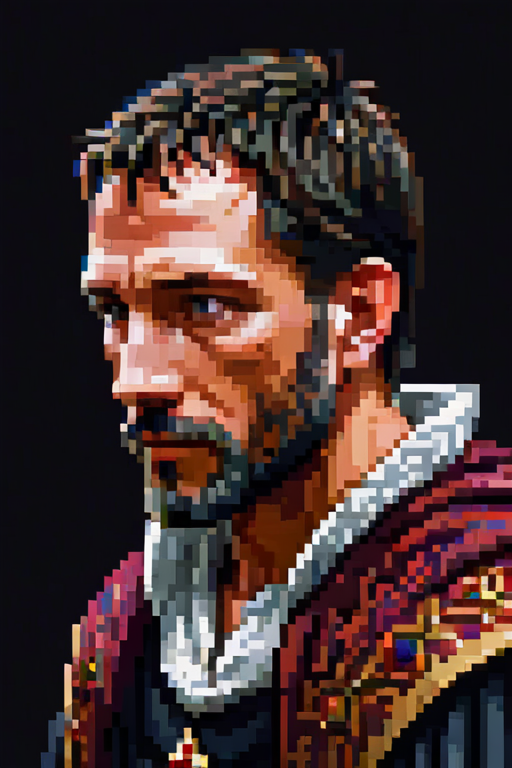
#> input picture Assets/Portraits/Macbeth00014-3436280341.png, 512 x 768 px
$ python ImageSplit.py
#> lines starting #> are read from the running program, lines starting #| are printed output that depends on the picture
from PIL import Image
import os

def split_image(image_path, output_folder, grid_size=(8, 8)):
    # Open the image
#> called with image_path = 'Macbeth00014-3436280341.png', output_folder = 'SplitImage', grid_size = (8, 8)
    image = Image.open(image_path)
#> image is the input picture: PIL image 512x768 RGB; mean R, G, B 70.2, 49.5, 47.4
    image_width, image_height = image.size
#> image_width = 512; image_height = 768

    # Calculate the size of each grid cell
    grid_width = image_width // grid_size[0]
#> grid_width = 64
    grid_height = image_height // grid_size[1]
#> grid_height = 96

    # Ensure the output folder exists
    if not os.path.exists(output_folder):
        os.makedirs(output_folder)

    # Iterate over the grid and save each part as a separate image
    for row in range(grid_size[1]):
        for col in range(grid_size[0]):
            left = col * grid_width
            top = row * grid_height
            right = (col + 1) * grid_width
            bottom = (row + 1) * grid_height

            # Crop the image to the current grid cell
            cropped_image = image.crop((left, top, right, bottom))

            # Save the cropped image
            cropped_image_path = os.path.join(output_folder, f'img_{row}_{col}.png')
            cropped_image.save(cropped_image_path)

            print(f'Saved {cropped_image_path}')
#> this loop made 8 passes
#> pass 1, in split_image, `cropped_image.save(cropped_image_path)`:
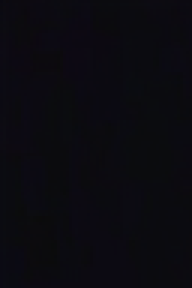
#> saved as img_0_0.png: PIL image 64x96 RGB (shown 3 times larger); mean R, G, B 11.39, 10.62, 16.23
#> pass 1, in split_image, `cropped_image.save(cropped_image_path)`:
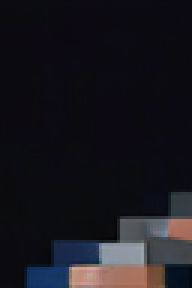
#> saved as img_0_2.png: PIL image 64x96 RGB (shown 3 times larger); mean R, G, B 24.7, 23.3, 29.5
#> pass 1, in split_image, `cropped_image.save(cropped_image_path)`:
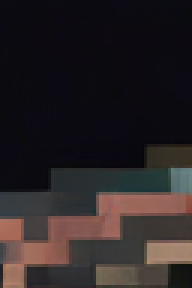
#> saved as img_0_3.png: PIL image 64x96 RGB (shown 3 times larger); mean R, G, B 42.1, 35.5, 37.3
#> after the loop:
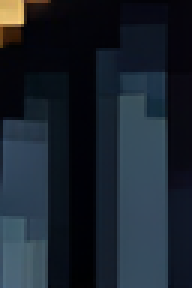
#> cropped_image: PIL image 64x96 RGB (shown 3 times larger); mean R, G, B 26.7, 35.5, 45.6

# Example usage
split_image(r"Macbeth00014-3436280341.png", 'SplitImage')

$ run again, with Assets/Portraits/Banquo00014-3728376769.png copied over Assets/Portraits/Macbeth00014-3436280341.png
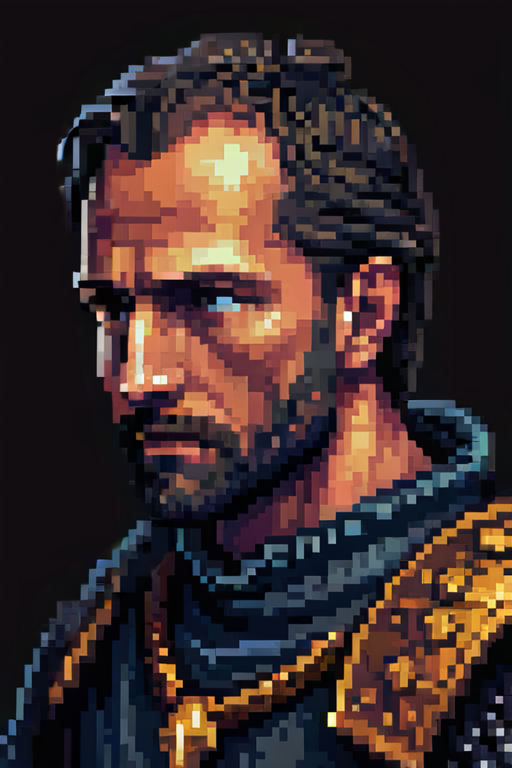
#> input picture Assets/Portraits/Banquo00014-3728376769.png, 512 x 768 px
#> in split_image, image is the input picture: PIL image 512x768 RGB; mean R, G, B 61.2, 45.1, 43.6
#> the loop in split_image, `for row in range(grid_size[1]):` made 8 passes
#> pass 1, in split_image, `cropped_image.save(cropped_image_path)`:
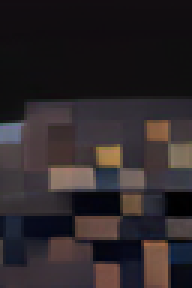
#> saved as img_0_3.png: PIL image 64x96 RGB (shown 3 times larger); mean R, G, B 45.3, 38.8, 41.6
#> after the loop in split_image, `for row in range(grid_size[1]):`:
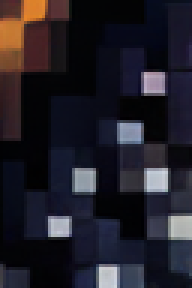
#> cropped_image: PIL image 64x96 RGB (shown 3 times larger); mean R, G, B 34.1, 31.3, 39.8
